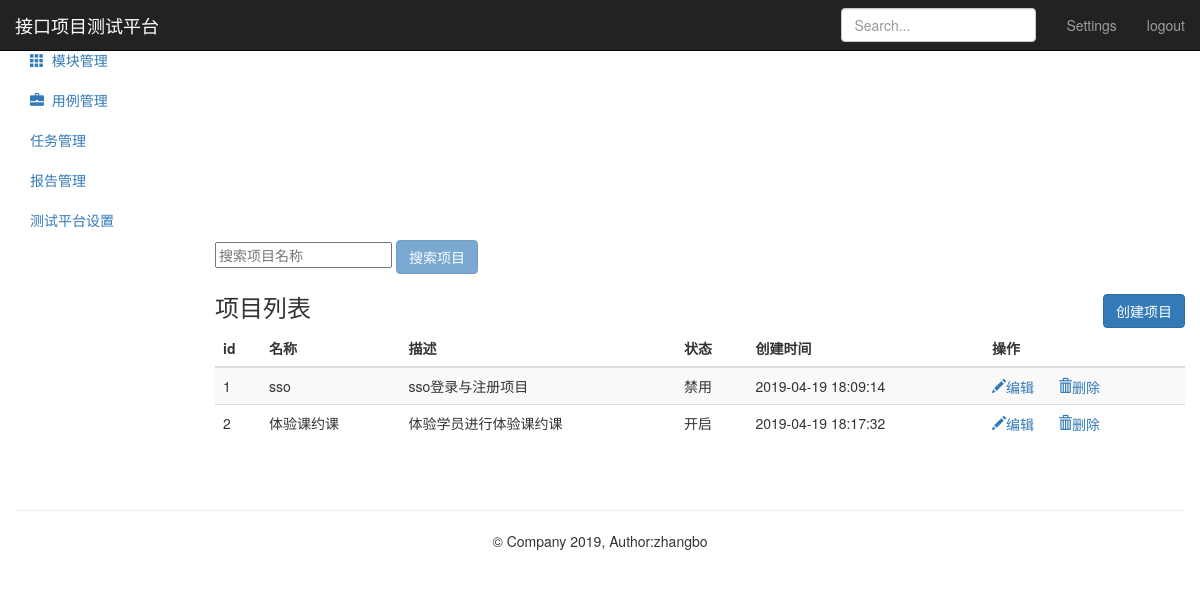
Before: /project/ (signed in) with the older database file.
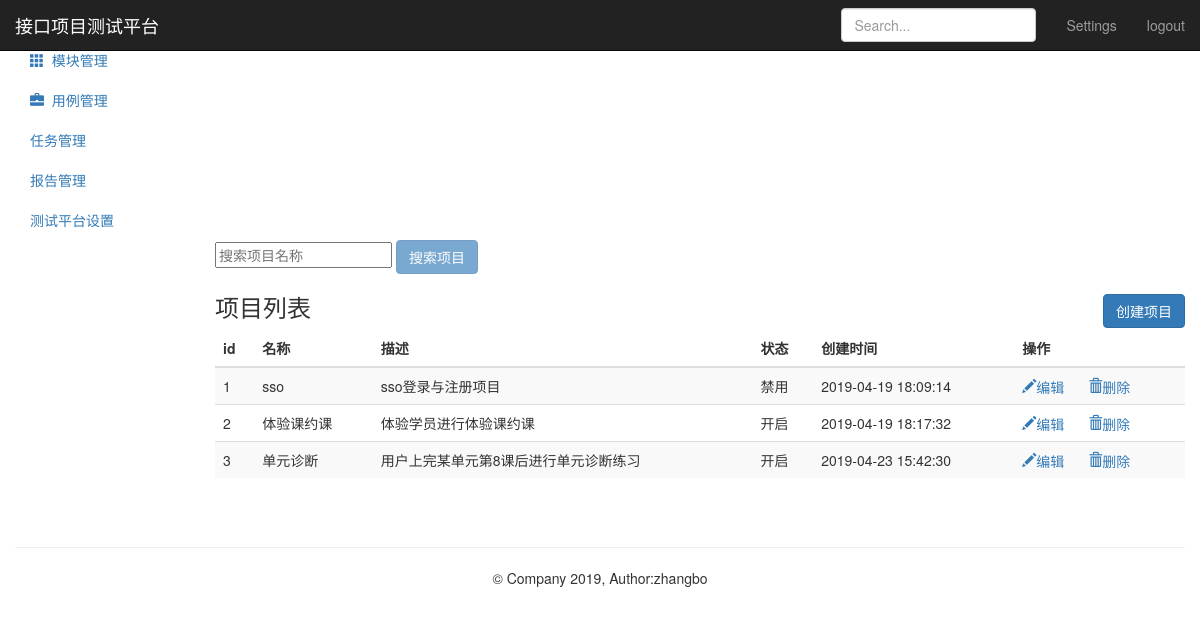
After: the same page with the newer database file.
### project_app/models.py (models this page shows, shortened)
class Project(models.Model):
      name = models.CharField("名称",max_length=50,null=False)
      describe = models.TextField("描述",default="",max_length=50)
      status = models.BooleanField("状态",default=1)
      update_time = models.DateTimeField(auto_now=True)
      create_time = models.DateTimeField(auto_now_add=True)

### project_app/views.py (the view)
# urls.py: path('',views.project_manage),
@login_required
def project_manage(request):
    project_all = Project.objects.all()
    return render(request,"project.html",{"projects":project_all,"type":"list"})

### templates/project.html (shortened to what this page needs)
{% extends "base.html" %}
{% block base %}
     <nav class="navbar navbar-inverse navbar-fixed-top">
        <div class="container-fluid">
            <div class="navbar-header">
            <a class="navbar-brand" href="#">接口项目测试平台</a>
            </div>
            <div id="navbar" class="navbar-collapse collapse">
                <ul class="nav navbar-nav navbar-right">
                    <li><a href="#">Settings</a></li>
                    <li><a href="/logout/">logout</a></li>
                </ul>
                <form class="navbar-form navbar-right">
                    <input type="text" class="form-control" placeholder="Search...">
                </form>
            </div>
        </div>
     </nav>
    <div class="container-fluid">
        <div class="row">
            <div class="col-sm-3 col-md-2 sidebar">
                <ul class="nav nav-sidebar">
                    <li class="active">
                        <a href="/project/">
                        </a>
                    </li>
                    <li>
                        <a href="/module/">
                            <i class="glyphicon glyphicon-th"></i>&nbsp;&nbsp;模块管理
                        </a>
                    </li>
               </ul>
               <ul class="nav nav-sidebar">
                   <li>
                       <a href="/testcase/">
                           <i class="glyphicon glyphicon-briefcase"></i>&nbsp;&nbsp;用例管理
                       </a>
                   </li>
                   <li><a href="">任务管理</a></li>
               </ul>
               <ul class="nav nav-sidebar">
                    <li><a href="">报告管理</a></li>
                    <li><a href="">测试平台设置</a></li>
               </ul>
            </div>
            <div class="col-sm-9 col-sm-offset-3 col-md-10 col-md-offset-2 main">
                {% if type == "list" %}
                <form class="project" method="post" name="project-page" action="search/">
                    <input  type="text" name="search-project" placeholder="搜索项目名称">
                    <button class="btn btn-primary" type="submit" disabled="disabled">搜索项目</button>
                </form>
                <h3 class="sub-header">项目列表
                    <button class="btn btn-primary" name="submit" style="float:right;"
                            onclick="location.href='/project/add_project/'">创建项目</button>
                </h3>
                <div class="table-responsive">
                    <table class="table table-striped">
                        <thead>
                            <tr style="text-align: center">
                                <th>id</th>
                                <th>名称</th>
                                <th>描述</th>
                                <th>状态</th>
                                <th>创建时间</th>
                                <th>操作</th>
                            </tr>
                        </thead>
                        <tbody>
                            {% for project in projects %}
                            <tr>
                                  <td>{{ project.id}}</td>
                                  <td>{{ project.name}}</td>
                                  <td>{{ project.describe}}</td>
                                  <td>
                                      {% if project.status == True %}
                                          <span>开启</span>
                                      {% elif project.status == False %}
                                          <span>禁用</span>
                                      {% endif %}
                                  </td>
                                  <td>{{ project.create_time | date:"Y-m-d H:i:s" }}</td>
                                  <td>
                                      <a href="/project/edit_project/{{ project.id }}/">
                                          <i class="glyphicon glyphicon-pencil">编辑</i>
                                      </a>
                                      <a href="/project/delete_project/{{ project.id }}/" style="margin-left:20px;">
                                          <i class="glyphicon glyphicon-trash">删除</i>
                                      </a>
                                  </td>
                            </tr>
                            {% endfor %}
                        </tbody>
                    </table>
                </div>
                {% endif %}
            </div>
        </div>
    </div>
{% endblock %}

### templates/base.html (shortened to what this page needs)
<!DOCTYPE html>
<html lang="en">
<head>
    <link href="https://cdn.bootcss.com/bootstrap/3.3.7/css/bootstrap.min.css" rel="stylesheet">
    <link href="https://v3.bootcss.com/examples/dashboard/dashboard.css" rel="stylesheet">
</head>
<body>
{% block base %}
{% endblock %}
    <div class="container theme-showcase" role="main" style="text-align: center;width: auto">
       <div class="page-header"></div>
       <footer class="footer">
         <p>&copy; Company 2019, Author:zhangbo</p>
       </footer>
    </div>
</body>
</html>

Changed rows visible on the page:
added Project: id "3", name "单元诊断", describe "用户上完某单元第8课后进行单元诊断练习", status "开启", create_time "2019-04-23 15:42:30"
